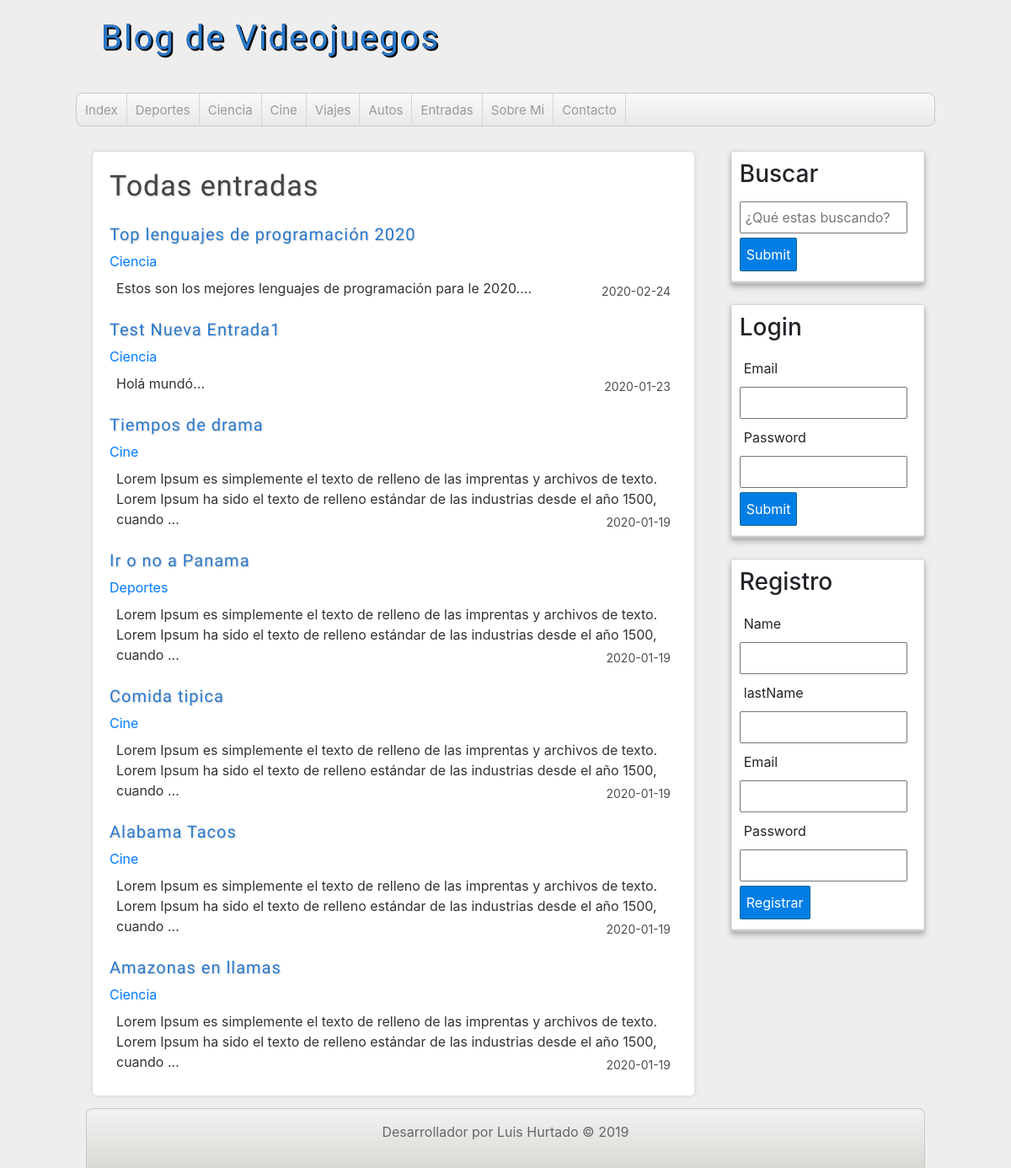
Screenshot of /entradas.php with the database file from the repository.
### tables this page shows
CREATE TABLE `categorias` (
  `id_category` int(11) NOT NULL,
  `name` varchar(255) NOT NULL
);

CREATE TABLE `entradas` (
  `id_entrada` int(11) NOT NULL,
  `fk_user_id` int(10) NOT NULL,
  `fk_category_id` int(10) NOT NULL,
  `title` varchar(40) NOT NULL,
  `description` varchar(700) NOT NULL,
  `fecha` date NOT NULL
);

### includes/helpers.php (called while the page is built, shortened)
<?php
	function getCategories($conexion){
		$sql = "SELECT * FROM categorias ORDER BY id_category ASC";
		$categorias = mysqli_query($conexion, $sql);
		$resultado = array();
		if($categorias && mysqli_num_rows($categorias) >= 1){
			$resultado = $categorias;
		}
		return $resultado;
	}
	function getAllEntries($conexion){
		$sql = "SELECT e.*, c.* FROM  entradas e join categorias c on c.id_category = e.fk_category_id ORDER BY e.id_entrada DESC";
		$entradas = mysqli_query($conexion, $sql);
		$resultado = array();
		if($entradas && mysqli_num_rows($entradas) >= 1){
			$resultado = $entradas;
		}
		return $resultado;
	}
?>

### entradas.php (the view)
<?php
require_once 'includes/cabecera.php';
require_once 'includes/lateral.php';
require_once 'includes/conexion.php';
?>
<div id="principal" style="margin-bottom: 15px;">
	<h1>Todas entradas</h1>
	<?php
	$entradas = getAllEntries($db);
		if(!empty($entradas)):
	while ($entrada = mysqli_fetch_assoc($entradas)):  ?>
	<article class="entrada">
		<a href="entrada.php?id= <?=$entrada['id_entrada'] ?>=">
			<h2><?=  $entrada['title'] ?></h2>
			<span class="categorias"><?=  $entrada['name'] ?></span>
			<p>
				<?= utf8_decode(substr( $entrada['description'],0, 180)."...")   ?>
				<span class="fecha"><?=  $entrada['fecha'] ?></span>
			</p>
		</a>
	</article>
	<?php   endwhile; endif; ?>
</div>
<?php require_once 'includes/pie.php'; ?>

### includes/cabecera.php (shortened to what this page needs)
<?php
	require_once 'conexion.php';
	require_once 'includes/helpers.php';
?>
<!DOCTYPE html>
<html lang="es">
	<head>
		<link rel="stylesheet" href="https://stackpath.bootstrapcdn.com/bootstrap/4.4.1/css/bootstrap.min.css">
		<link rel="stylesheet" type="text/css" href="./assets/css/styles.css">
	</head>
	<body>
		<header id="cabecera" class="">
			<div id="logo">
				<a href="index.php">
					Blog de Videojuegos
				</a>
			</div>
			<nav id="menu">
				<ul>
					<li><a href="index.php" title="">Index</a></li>
					<?php $categorias = getCategories($db);
					if(!empty($categorias)):
					while ($categoria = mysqli_fetch_assoc($categorias)): ?>
					<li> <a href="categoria.php?id_cat=<?= $categoria['id_category'] ?>"><?= $categoria['name'] ?></a> </li>
					<?php endwhile; endif; ?>
					<li><a href="entradas.php" title="">Entradas</a></li>
					<li><a href="sobremi.php" title="">Sobre Mi</a></li>
					<li><a href="contacto.php" title="">Contacto</a></li>
				</ul>
			</nav>
		</header>
		<div id="contenedor">

### assets/css/styles.css (style rules this page uses)
* { margin: 0; padding: 0; text-decoration: none; }
body { background: #eee; }
#cabecera { width: 85%; height: auto; background: transparent; margin: 0 auto; }
#logo { line-height: 90px; float: left; width: 540px; height: 90px; margin-bottom: 20px; }
#logo a { font-family: 'Fjalla One', sans-serif; font-size: 40px; letter-spacing: 2px; color: #2979CD; text-shadow: 0 0 0 black, 1px 1px 0px black, 2px 2px 0px black; text-decoration: none; transition: all 500ms; margin-left: 30px; }
#menu { width: 100%; clear: both; background: linear-gradient(to bottom, #f9f9f9 0px, #e9e9e9 100%); height: 40px; border: 1px solid #c9c9c9; border-radius: 8px; box-shadow: 0px 1px 1px #eee; overflow: hidden; }
#menu ul { list-style: none; }
#menu ul li { float: left; line-height: 40px; border-right: 1px solid #d6d6d6; }
#menu ul li a { display: block; padding-left: 10px; padding-right: 10px; font-size: 15px; color: #999; text-decoration: none; }
.fecha { color: #4e4e4e; float: right; margin-top: 5px; font-size: 14px; }
#contenedor { width: 85%; height: auto; min-height: auto; margin: 0px auto; margin-top: 30px; margin-bottom: 30px; }
#principal { float: left; width: 70%; min-height: 680px; background: white; border-radius: 5px; box-shadow: 0px 0px 5px #ccc; margin-left: 20px; overflow: hidden; padding: 20px; }
#principal h1 { font-size: 34px; color: #444; letter-spacing: 1px; text-shadow: 1px 1px 2px #ccc; font-family: 'Fjalla One', sans-serif; }
#principal h2 { font-size: 20px; color: #2979CD; text-shadow: 1px 1px 2px #ccc; letter-spacing: 1px; font-family: 'Fjalla One', sans-serif; margin-top: 25px; }
#principal a { text-decoration: none; }
#principal p { margin: 8px; color: #333; }

### rows the page displays
categorias: name "Deportes"
categorias: name "Ciencia"
categorias: name "Cine"
categorias: name "Viajes"
categorias: name "Autos"
entradas: title "Top lenguajes de programación 2020", categorias.name "Ciencia", description "Estos son los mejores lenguajes de programación para le 2020....", fecha "2020-02-24"
entradas: title "Test Nueva Entrada1", categorias.name "Ciencia", description "Holá mundó...", fecha "2020-01-23"
entradas: title "Tiempos de drama", categorias.name "Cine", description "Lorem Ipsum es simplemente el texto de relleno de las imprentas y archivos de texto. Lorem Ipsum ha sido el texto de relleno estándar de las industrias desde el año 1500, cuando ...", fecha "2020-01-19"
entradas: title "Ir o no a Panama", categorias.name "Deportes", description "Lorem Ipsum es simplemente el texto de relleno de las imprentas y archivos de texto. Lorem Ipsum ha sido el texto de relleno estándar de las industrias desde el año 1500, cuando ...", fecha "2020-01-19"
entradas: title "Comida tipica", categorias.name "Cine", description "Lorem Ipsum es simplemente el texto de relleno de las imprentas y archivos de texto. Lorem Ipsum ha sido el texto de relleno estándar de las industrias desde el año 1500, cuando ...", fecha "2020-01-19"
entradas: title "Alabama Tacos", categorias.name "Cine", description "Lorem Ipsum es simplemente el texto de relleno de las imprentas y archivos de texto. Lorem Ipsum ha sido el texto de relleno estándar de las industrias desde el año 1500, cuando ...", fecha "2020-01-19"
entradas: title "Amazonas en llamas", categorias.name "Ciencia", description "Lorem Ipsum es simplemente el texto de relleno de las imprentas y archivos de texto. Lorem Ipsum ha sido el texto de relleno estándar de las industrias desde el año 1500, cuando ...", fecha "2020-01-19"
